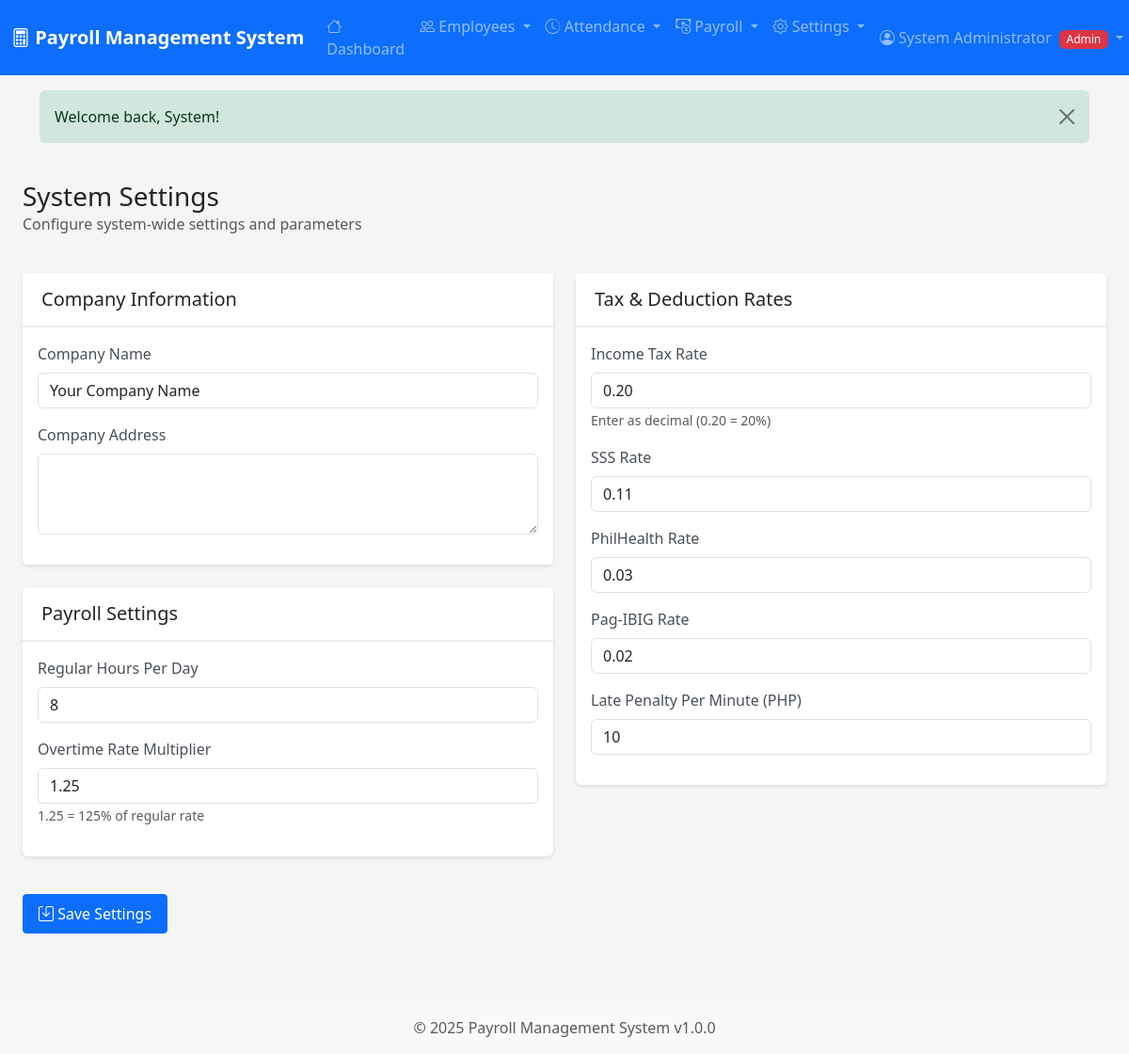
The page /settings/system.php (signed in) on the database its author committed.
### tables this page shows
CREATE TABLE `system_settings` (
  `id` int(11) NOT NULL,
  `setting_key` varchar(100) NOT NULL,
  `setting_value` text DEFAULT NULL,
  `setting_type` enum('string','number','boolean','json') DEFAULT 'string',
  `description` text DEFAULT NULL,
  `updated_by` int(11) DEFAULT NULL,
  `updated_at` timestamp NOT NULL DEFAULT current_timestamp() ON UPDATE current_timestamp()
);

### settings/system.php (the view, shortened to what this page needs)
<?php
$database = new Database();
$conn = $database->getConnection();
$settings = [];
$settingsQuery = $conn->query("SELECT setting_key, setting_value, description FROM system_settings");
foreach ($settingsQuery->fetchAll() as $setting) {
    $settings[$setting['setting_key']] = [
        'value' => $setting['setting_value'],
        'description' => $setting['description']
    ];
}
require_once __DIR__ . '/../includes/header.php';
?>
<div class="container-fluid">
    <div class="row mb-4">
        <div class="col-12">
            <h1 class="h3 mb-0">System Settings</h1>
            <p class="text-muted">Configure system-wide settings and parameters</p>
        </div>
    </div>
    <form method="POST" action="">
        <div class="row">
            <div class="col-md-6">
                <div class="card">
                    <div class="card-header">
                        <h5 class="mb-0">Company Information</h5>
                    </div>
                    <div class="card-body">
                        <div class="mb-3">
                            <label class="form-label">Company Name</label>
                            <input type="text" class="form-control" name="company_name" value="<?php echo htmlspecialchars($settings['company_name']['value'] ?? ''); ?>">
                        </div>
                        <div class="mb-3">
                            <label class="form-label">Company Address</label>
                            <textarea class="form-control" name="company_address" rows="3"><?php echo htmlspecialchars($settings['company_address']['value'] ?? ''); ?></textarea>
                        </div>
                    </div>
                </div>
                <div class="card mt-3">
                    <div class="card-header">
                        <h5 class="mb-0">Payroll Settings</h5>
                    </div>
                    <div class="card-body">
                        <div class="mb-3">
                            <label class="form-label">Regular Hours Per Day</label>
                            <input type="number" class="form-control" name="regular_hours_per_day" step="0.5" min="1" max="24" value="<?php echo htmlspecialchars($settings['regular_hours_per_day']['value'] ?? '8'); ?>">
                        </div>
                        <div class="mb-3">
                            <label class="form-label">Overtime Rate Multiplier</label>
                            <input type="number" class="form-control" name="overtime_rate_multiplier" step="0.01" min="1" value="<?php echo htmlspecialchars($settings['overtime_rate_multiplier']['value'] ?? '1.25'); ?>">
                            <small class="text-muted">1.25 = 125% of regular rate</small>
                        </div>
                    </div>
                </div>
            </div>
            <div class="col-md-6">
                <div class="card">
                    <div class="card-header">
                        <h5 class="mb-0">Tax & Deduction Rates</h5>
                    </div>
                    <div class="card-body">
                        <div class="mb-3">
                            <label class="form-label">Income Tax Rate</label>
                            <input type="number" class="form-control" name="tax_rate" step="0.01" min="0" max="1" value="<?php echo htmlspecialchars($settings['tax_rate']['value'] ?? '0.20'); ?>">
                            <small class="text-muted">Enter as decimal (0.20 = 20%)</small>
                        </div>
                        <div class="mb-3">
                            <label class="form-label">SSS Rate</label>
                            <input type="number" class="form-control" name="sss_rate" step="0.01" min="0" max="1" value="<?php echo htmlspecialchars($settings['sss_rate']['value'] ?? '0.11'); ?>">
                        </div>
                        <div class="mb-3">
                            <label class="form-label">PhilHealth Rate</label>
                            <input type="number" class="form-control" name="philhealth_rate" step="0.01" min="0" max="1" value="<?php echo htmlspecialchars($settings['philhealth_rate']['value'] ?? '0.03'); ?>">
                        </div>
                        <div class="mb-3">
                            <label class="form-label">Pag-IBIG Rate</label>
                            <input type="number" class="form-control" name="pagibig_rate" step="0.01" min="0" max="1" value="<?php echo htmlspecialchars($settings['pagibig_rate']['value'] ?? '0.02'); ?>">
                        </div>
                        <div class="mb-3">
                            <label class="form-label">Late Penalty Per Minute (PHP)</label>
                            <input type="number" class="form-control currency-input" name="late_penalty_per_minute" step="0.01" min="0" value="<?php echo htmlspecialchars($settings['late_penalty_per_minute']['value'] ?? '10'); ?>">
                        </div>
                    </div>
                </div>
            </div>
        </div>
        <div class="row mt-3">
            <div class="col-12">
                <button type="submit" name="submit" class="btn btn-primary">
                    <i class="bi bi-save"></i> Save Settings
                </button>
            </div>
        </div>
    </form>
</div>
<?php require_once __DIR__ . '/../includes/footer.php'; ?>

### assets/css/style.css (style rules this page uses)
:root { --primary-color: #0d6efd; --secondary-color: #6c757d; --success-color: #198754; --danger-color: #dc3545; --warning-color: #ffc107; --info-color: #0dcaf0; --light-color: #f8f9fa; --dark-color: #212529; }
body { font-family: 'Segoe UI', Tahoma, Geneva, Verdana, sans-serif; background-color: #f5f5f5; min-height: 100vh; display: flex; flex-direction: column; }
.card { border: none; box-shadow: 0 2px 4px rgba(0, 0, 0, 0.1); transition: box-shadow 0.3s; margin-bottom: 1.5rem; }
.card-header { background-color: #fff; border-bottom: 2px solid #e9ecef; font-weight: 600; padding: 1rem 1.25rem; }
.btn { border-radius: 4px; font-weight: 500; padding: 0.5rem 1rem; transition: all 0.3s; }
.form-label { font-weight: 500; margin-bottom: 0.5rem; color: #495057; }

### rows shown on the page
system_settings: company_name "Your Company Name"
system_settings: regular_hours_per_day "8"
system_settings: overtime_rate_multiplier "1.25"
system_settings: tax_rate "0.20"
system_settings: sss_rate "0.11"
system_settings: philhealth_rate "0.03"
system_settings: pagibig_rate "0.02"
system_settings: late_penalty_per_minute "10"

### other values the page prints
APP_NAME "Payroll Management System"
$currentUser['full_name'] "System Administrator"
$currentUser['role'] "Admin"
$flashMessage['message'] "Welcome back, System!"
APP_VERSION "1.0.0"
